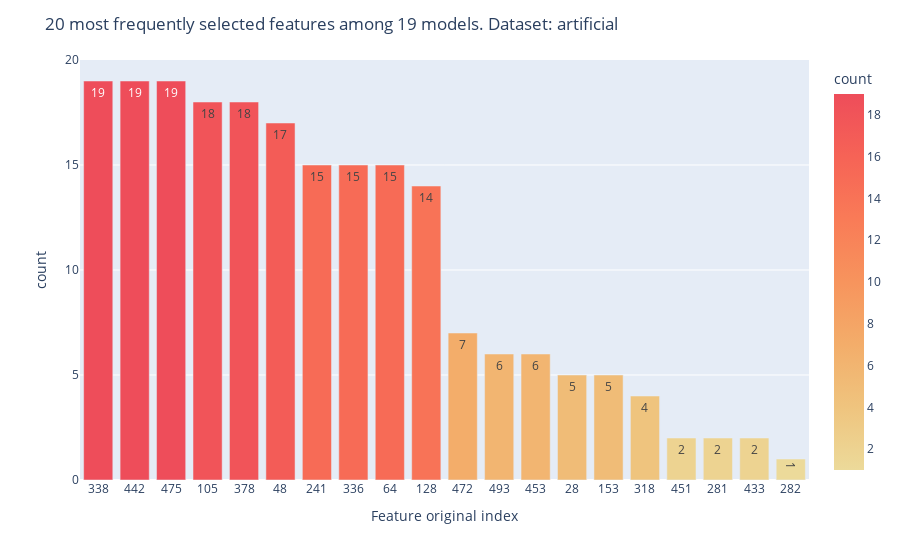

Write notebook code for a chart like this one.
### Code cell
dataset_name = 'artificial'
n_input_features = 500

counter, models_count = get_features_counted(CONFIG.MODELS_BASE_PATH, dataset_name, n_input_features)

plot_n_most_selected_features(counter, models_count, dataset_name, n=20)

### Figure 1 — Plotly figure (JSON) as saved in the notebook; plotly's stock layout.template omitted (floating-point values rounded to 4 significant figures)
{"data": [{"alignmentgroup": "True", "hovertemplate": "x=%{x}<br>count=%{marker.color}<extra></extra>", "legendgroup": "", "marker": {"color": [19, 19, 19, 18, 18, 17, 15, 15, 15, 14, 7, 6, 6, 5, 5, 4, 2, 2, 2, 1], "coloraxis": "coloraxis", "pattern": {"shape": ""}}, "name": "", "offsetgroup": "", "orientation": "v", "showlegend": false, "text": [19, 19, 19, 18, 18, 17, 15, 15, 15, 14, 7, 6, 6, 5, 5, 4, 2, 2, 2, 1], "textposition": "auto", "type": "bar", "x": ["338", "442", "475", "105", "378", "48", "241", "336", "64", "128", "472", "493", "453", "28", "153", "318", "451", "281", "433", "282"], "xaxis": "x", "y": [19, 19, 19, 18, 18, 17, 15, 15, 15, 14, 7, 6, 6, 5, 5, 4, 2, 2, 2, 1], "yaxis": "y"}], "layout": {"barmode": "relative", "coloraxis": {"colorbar": {"title": {"text": "count"}}, "colorscale": [[0, "rgb(236, 218, 154)"], [0.1667, "rgb(239, 196, 126)"], [0.3333, "rgb(243, 173, 106)"], [0.5, "rgb(247, 148, 93)"], [0.6667, "rgb(249, 123, 87)"], [0.8333, "rgb(246, 99, 86)"], [1, "rgb(238, 77, 90)"]]}, "legend": {"tracegroupgap": 0}, "margin": {"t": 60}, "title": {"text": "20 most frequently selected features among 19 models. Dataset: artificial"}, "xaxis": {"anchor": "y", "domain": [0, 1], "title": {"text": "Feature original index"}}, "yaxis": {"anchor": "x", "domain": [0, 1], "title": {"text": "count"}}}}
